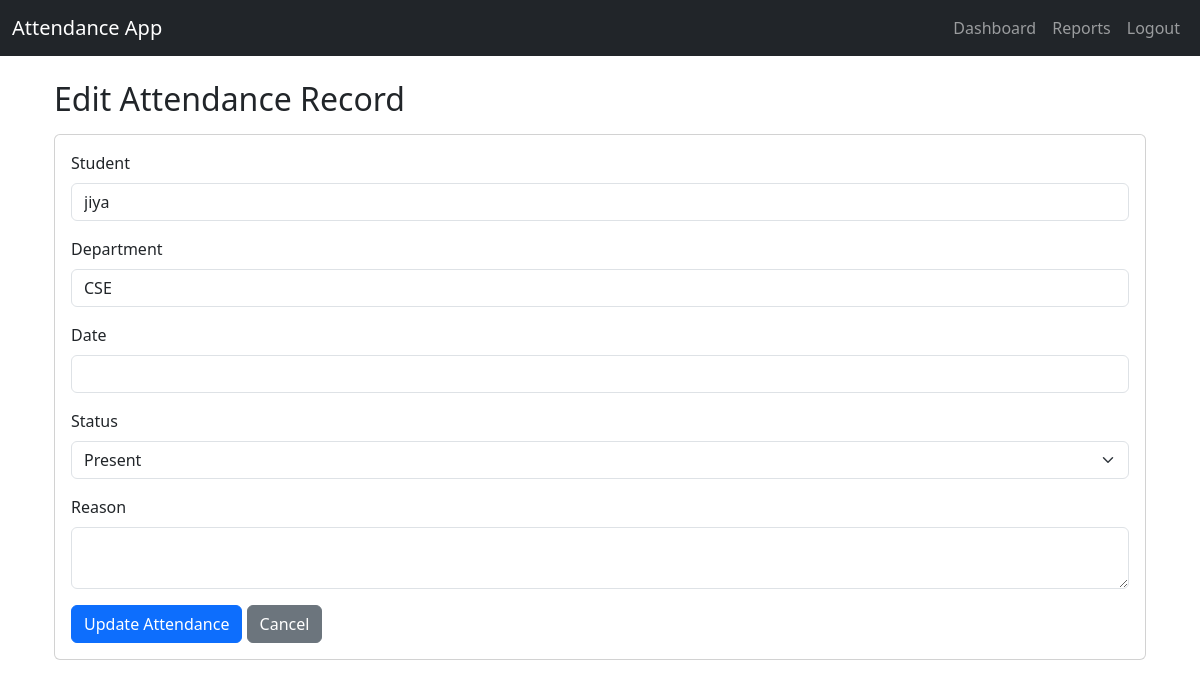
The app's page /edit_attendance/23 (signed in) with its own data.
### tables this page shows
CREATE TABLE students (
            id INTEGER PRIMARY KEY AUTOINCREMENT,
            name TEXT NOT NULL,
            roll_no TEXT UNIQUE NOT NULL,
            year INTEGER NOT NULL,
            department TEXT NOT NULL
        );

CREATE TABLE attendance (
        id INTEGER PRIMARY KEY AUTOINCREMENT,
        student_id INTEGER NOT NULL,
        date TEXT NOT NULL,
        status TEXT NOT NULL,
        reason TEXT,
        FOREIGN KEY(student_id) REFERENCES students(id),
        UNIQUE(student_id, date)
    );

### app.py (the view, shortened to what this page needs)
@app.route("/edit_attendance/<int:record_id>", methods=["GET", "POST"])
@login_required(role="admin")
def edit_attendance(record_id):
    conn = get_db()
    cur = conn.cursor()
    cur.execute("""
        SELECT a.id, a.student_id, a.date, a.status, a.reason, s.name, s.department
        FROM attendance a
        JOIN students s ON a.student_id = s.id
        WHERE a.id = ?
    """, (record_id,))
    rec = cur.fetchone()
    if not rec:
        flash("Attendance record not found.", "danger")
        return redirect(url_for("admin"))
    conn.close()
    return render_template("edit_attendance.html", rec=rec)

### app.py (called while the page is built)
def get_db():
    conn = sqlite3.connect("attendance.db")
    conn.row_factory = sqlite3.Row
    return conn

def login_required(role=None):
    def decorator(f):
        @wraps(f)
        def decorated_view(*args, **kwargs):
            if "user_id" not in session:
                return redirect(url_for("login"))
            if role and session.get("role") != role:
                return "Unauthorized", 403
            return f(*args, **kwargs)
        return decorated_view
    return decorator

### templates/edit_attendance.html (shortened to what this page needs)
{% extends "base.html" %}
{% block content %}
<div class="container mt-4">
  <h2 class="mb-3">Edit Attendance Record</h2>
  <div class="card">
    <div class="card-body">
      <form method="post">
        <div class="mb-3">
          <label class="form-label">Student</label>
          <input type="text" class="form-control" value="{{ rec['name'] }}" readonly>
        </div>
        <div class="mb-3">
          <label class="form-label">Department</label>
          <input type="text" class="form-control" value="{{ rec['department'] }}" readonly>
        </div>
        <div class="mb-3">
          <label class="form-label">Date</label>
          <input type="text" class="form-control" value="{{ rec['date'] }}" readonly>
        </div>
        <div class="mb-3">
          <label class="form-label">Status</label>
          <select class="form-select" name="status" required>
            <option value="P" {% if rec['status']=='P' %}selected{% endif %}>Present</option>
          </select>
        </div>
        <div class="mb-3">
          <label class="form-label">Reason</label>
          <textarea class="form-control" name="reason" rows="2">{{ rec['reason'] }}</textarea>
        </div>
        <button type="submit" class="btn btn-primary">Update Attendance</button>
        <a href="{{ url_for('admin') }}" class="btn btn-secondary">Cancel</a>
      </form>
    </div>
  </div>
</div>
{% endblock %}

### records on screen
students: name "jiya", department "CSE"
attendance: status "Present"
